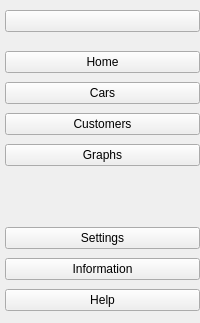
     <widget class="QCustomSlideMenu" name="leftMenu" native="true">
      <layout class="QVBoxLayout" name="verticalLayout">
       <property name="spacing">
        <number>0</number>
       </property>
       <property name="leftMargin">
        <number>0</number>
       </property>
       <property name="topMargin">
        <number>0</number>
       </property>
       <property name="rightMargin">
        <number>0</number>
       </property>
       <property name="bottomMargin">
        <number>0</number>
       </property>
       <item alignment="Qt::AlignmentFlag::Qt::AlignmentFlag::AlignTop">
        <widget class="QWidget" name="widget" native="true">
         <property name="minimumSize">
          <size>
           <width>46</width>
           <height>42</height>
          </size>
         </property>
         <layout class="QVBoxLayout" name="verticalLayout_2">
          <property name="spacing">
           <number>0</number>
          </property>
          <property name="leftMargin">
           <number>5</number>
          </property>
          <property name="topMargin">
           <number>5</number>
          </property>
          <property name="rightMargin">
           <number>0</number>
          </property>
          <property name="bottomMargin">
           <number>5</number>
          </property>
          <item>
           <widget class="QPushButton" name="menuBtn">
            <property name="text">
             <string/>
            </property>
           </widget>
          </item>
         </layout>
        </widget>
       </item>
       <item alignment="Qt::AlignmentFlag::Qt::AlignmentFlag::AlignTop">
        <widget class="QWidget" name="widget_3" native="true">
         <property name="minimumSize">
          <size>
           <width>98</width>
           <height>136</height>
          </size>
         </property>
         <layout class="QVBoxLayout" name="verticalLayout_4">
          <property name="spacing">
           <number>5</number>
          </property>
          <property name="leftMargin">
           <number>5</number>
          </property>
          <property name="topMargin">
           <number>5</number>
          </property>
          <property name="rightMargin">
           <number>0</number>
          </property>
          <property name="bottomMargin">
           <number>5</number>
          </property>
          <item>
           <widget class="QPushButton" name="homeBtn">
            <property name="text">
             <string>Home</string>
            </property>
            <property name="icon">
             <iconset>
              <normaloff>:/icons/feather/home.png</normaloff>:/icons/feather/home.png</iconset>
            </property>
           </widget>
          </item>
          <item>
           <widget class="QPushButton" name="dataBtn">
            <property name="text">
             <string>Cars</string>
            </property>
            <property name="icon">
             <iconset>
              <normaloff>:/icons/feather/list.png</normaloff>:/icons/feather/list.png</iconset>
            </property>
           </widget>
          </item>
          <item>
           <widget class="QPushButton" name="reportsBtn">
            <property name="text">
             <string>Customers</string>
            </property>
            <property name="icon">
             <iconset>
              <normaloff>:/icons/feather/printer.png</normaloff>:/icons/feather/printer.png</iconset>
            </property>
           </widget>
          </item>
          <item>
           <widget class="QPushButton" name="graphsBtn">
            <property name="text">
             <string>Graphs</string>
            </property>
            <property name="icon">
             <iconset>
              <normaloff>:/feather/icons/feather/pie-chart.png</normaloff>:/feather/icons/feather/pie-chart.png</iconset>
            </property>
           </widget>
          </item>
         </layout>
        </widget>
       </item>
       <item>
        <spacer name="verticalSpacer">
         <property name="orientation">
          <enum>Qt::Orientation::Vertical</enum>
         </property>
         <property name="sizeHint" stdset="0">
          <size>
           <width>20</width>
           <height>40</height>
          </size>
         </property>
        </spacer>
       </item>
       <item alignment="Qt::AlignmentFlag::Qt::AlignmentFlag::AlignBottom">
        <widget class="QWidget" name="widget_2" native="true">
         <property name="minimumSize">
          <size>
           <width>116</width>
           <height>105</height>
          </size>
         </property>
         <layout class="QVBoxLayout" name="verticalLayout_3">
          <property name="spacing">
           <number>5</number>
          </property>
          <property name="leftMargin">
           <number>5</number>
          </property>
          <property name="topMargin">
           <number>5</number>
          </property>
          <property name="rightMargin">
           <number>0</number>
          </property>
          <property name="bottomMargin">
           <number>5</number>
          </property>
          <item>
           <widget class="QPushButton" name="settingsBtn">
            <property name="text">
             <string>Settings</string>
            </property>
            <property name="icon">
             <iconset>
              <normaloff>:/feather/icons/feather/settings.png</normaloff>:/feather/icons/feather/settings.png</iconset>
            </property>
           </widget>
          </item>
          <item>
           <widget class="QPushButton" name="infoBtn">
            <property name="text">
             <string>Information</string>
            </property>
            <property name="icon">
             <iconset>
              <normaloff>:/material_design/icons/material_design/info.png</normaloff>:/material_design/icons/material_design/info.png</iconset>
            </property>
           </widget>
          </item>
          <item>
           <widget class="QPushButton" name="helpBtn">
            <property name="text">
             <string>Help</string>
            </property>
            <property name="icon">
             <iconset>
              <normaloff>:/feather/icons/feather/help-circle.png</normaloff>:/feather/icons/feather/help-circle.png</iconset>
            </property>
           </widget>
          </item>
         </layout>
        </widget>
       </item>
      </layout>
     </widget>
